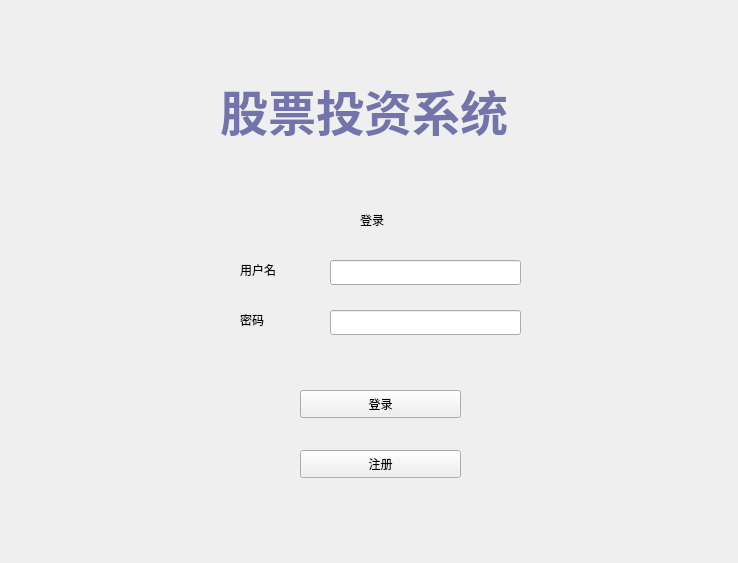
<?xml version="1.0" encoding="UTF-8"?>
<ui version="4.0">
 <class>Widget</class>
 <widget class="QWidget" name="Widget">
  <property name="geometry">
   <rect>
    <x>0</x>
    <y>0</y>
    <width>738</width>
    <height>563</height>
   </rect>
  </property>
  <property name="windowTitle">
   <string>Widget</string>
  </property>
  <widget class="QPushButton" name="pushButton">
   <property name="geometry">
    <rect>
     <x>300</x>
     <y>390</y>
     <width>161</width>
     <height>28</height>
    </rect>
   </property>
   <property name="text">
    <string>登录</string>
   </property>
  </widget>
  <widget class="QPushButton" name="pushButton_2">
   <property name="geometry">
    <rect>
     <x>300</x>
     <y>450</y>
     <width>161</width>
     <height>28</height>
    </rect>
   </property>
   <property name="text">
    <string>注册</string>
   </property>
  </widget>
  <widget class="QLabel" name="label">
   <property name="geometry">
    <rect>
     <x>360</x>
     <y>210</y>
     <width>69</width>
     <height>19</height>
    </rect>
   </property>
   <property name="text">
    <string>登录</string>
   </property>
  </widget>
  <widget class="QLabel" name="label_2">
   <property name="geometry">
    <rect>
     <x>240</x>
     <y>310</y>
     <width>69</width>
     <height>19</height>
    </rect>
   </property>
   <property name="text">
    <string>密码</string>
   </property>
  </widget>
  <widget class="QLabel" name="label_3">
   <property name="geometry">
    <rect>
     <x>240</x>
     <y>260</y>
     <width>69</width>
     <height>19</height>
    </rect>
   </property>
   <property name="text">
    <string>用户名</string>
   </property>
  </widget>
  <widget class="QLineEdit" name="lineEdit">
   <property name="geometry">
    <rect>
     <x>330</x>
     <y>260</y>
     <width>191</width>
     <height>25</height>
    </rect>
   </property>
  </widget>
  <widget class="QLineEdit" name="lineEdit_2">
   <property name="geometry">
    <rect>
     <x>330</x>
     <y>310</y>
     <width>191</width>
     <height>25</height>
    </rect>
   </property>
  </widget>
  <widget class="QLabel" name="label_4">
   <property name="geometry">
    <rect>
     <x>220</x>
     <y>50</y>
     <width>401</width>
     <height>121</height>
    </rect>
   </property>
   <property name="text">
    <string>&lt;html&gt;&lt;head/&gt;&lt;body&gt;&lt;p&gt;&lt;span style=&quot; font-size:36pt; font-weight:700; color:#7474ad;&quot;&gt;股票投资系统&lt;/span&gt;&lt;/p&gt;&lt;/body&gt;&lt;/html&gt;</string>
   </property>
  </widget>
 </widget>
 <resources/>
 <connections/>
</ui>
